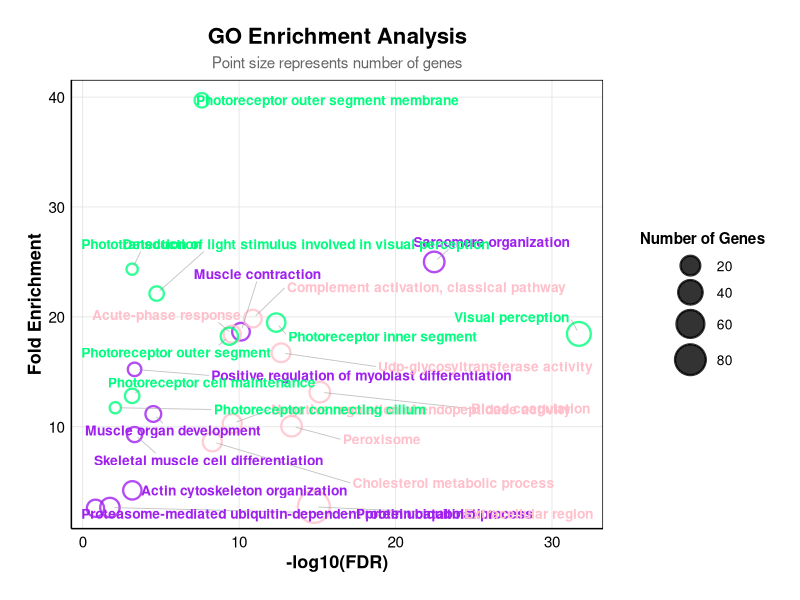
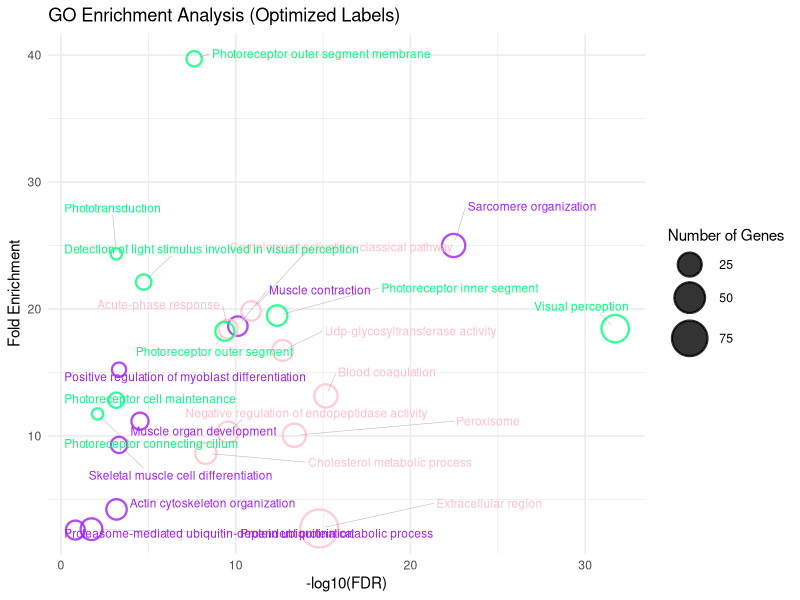
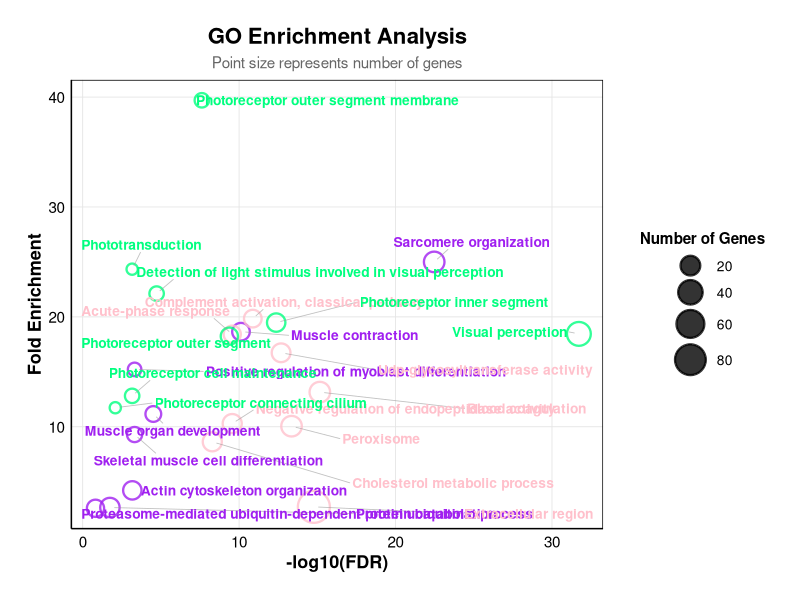
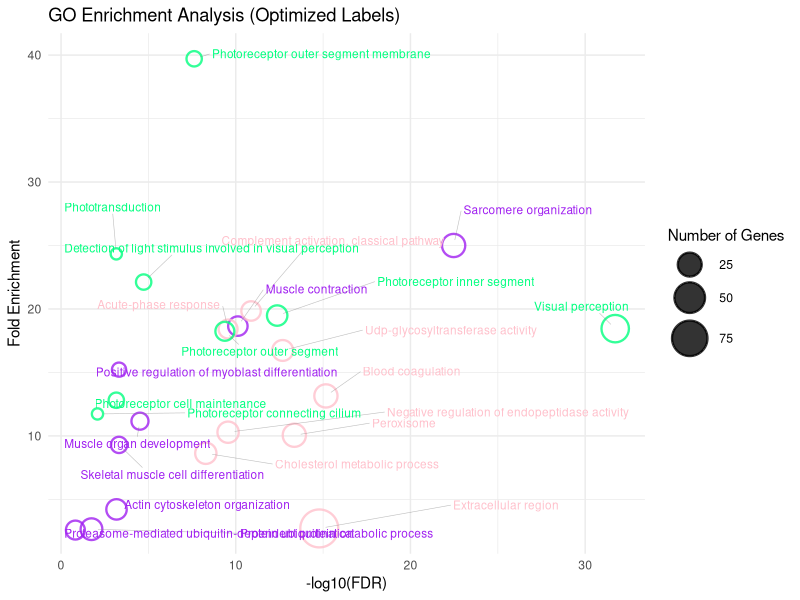

Write the R code that produced these figures, in order.
# Load required libraries
library(ggplot2)
library(readxl)
library(dplyr)
library(scales)
library(ggrepel)  # for intelligent label placement

# Set working directory to the GO enrichment folder
setwd("GO")

# 1. Read data
data <- read_excel("go_results.xlsx")

# 2. Inspect data structure
str(data)
head(data)

# 3. Ensure data formats are correct
data$Shape <- as.factor(data$Shape)
data$Color <- as.character(data$Color)
data$Label <- as.character(data$Label)

# 4. Create mapping from label to color/shape
# Ensure each label has a unique color and shape
label_info <- data %>%
  distinct(Label, Color, Shape) %>%
  arrange(Label)

# Create color mapping (directly use colors from your data)
color_mapping <- setNames(label_info$Color, label_info$Label)

# Create shape mapping (directly use shapes from your data)
shape_mapping <- setNames(as.numeric(as.character(label_info$Shape)), label_info$Label)

# 5. Draw scatter plot with labels annotated directly on points
p <- ggplot(data, aes(x = logFDR, y = `Fold Enrichment`)) +
  
  # Add points, size determined by Genes, color and shape mapped directly from Label
  geom_point(aes(size = Genes, color = Label, shape = Label),
             alpha = 0.8, stroke = 1.2) +
  
  # Use colors specified in your data
  scale_color_manual(values = color_mapping, guide = "none") +
  
  # Use shapes specified in your data
  scale_shape_manual(values = shape_mapping, guide = "none") +
  
  # Adjust point size range
  scale_size_continuous(
    range = c(3, 10),  # adjust size range
    name = "Number of Genes",
    breaks = scales::pretty_breaks(n = 5),
    guide = guide_legend(
      title.position = "top",
      title.hjust = 0.5,
      label.position = "right"
    )
  ) +
  
  # Use ggrepel to add text labels (avoid overlap)
  geom_text_repel(
    aes(label = Label, color = Label),  # text color matches point color
    size = 3.5,                         # text size
    fontface = "bold",                  # bold text
    segment.color = "grey60",           # connector line color
    segment.size = 0.3,                 # connector line width
    segment.alpha = 0.6,                # connector line transparency
    box.padding = 0.5,                  # text box padding
    point.padding = 0.3,                # distance from point to text box
    min.segment.length = 0.2,           # minimum connector line length
    max.overlaps = Inf,                 # allow unlimited overlap handling
    max.time = 2,                       # maximum computation time (seconds)
    max.iter = 10000,                   # maximum iterations
    show.legend = FALSE                 # do not show in legend
  ) +
  
  # Add axis labels
  labs(
    x = "-log10(FDR)",
    y = "Fold Enrichment",
    title = "GO Enrichment Analysis",
    subtitle = "Point size represents number of genes"
  ) +
  
  # Beautify theme
  theme_minimal() +
  theme(
    plot.title = element_text(hjust = 0.5, face = "bold", size = 16),
    plot.subtitle = element_text(hjust = 0.5, size = 11, color = "gray40"),
    legend.position = "right",           # only show Genes size legend
    legend.title.align = 0.5,            # center legend title
    legend.box.margin = margin(0, 0, 0, 10),  # legend outer margin
    legend.text = element_text(size = 10),
    legend.title = element_text(size = 11, face = "bold"),
    panel.grid.major = element_line(color = "grey90", linewidth = 0.3),
    panel.grid.minor = element_blank(),
    axis.text = element_text(size = 11, color = "black"),
    axis.title = element_text(size = 13, face = "bold"),
    axis.line = element_line(color = "black", linewidth = 0.5),
    panel.border = element_rect(color = "black", fill = NA, linewidth = 0.5),
    plot.margin = margin(20, 20, 20, 20)  # plot margin
  )

# Display the plot
print(p)

# Save the plot (high resolution)
ggsave("GO_enrichment_plot_with_labels.pdf",
       plot = p,
       width = 14,
       height = 10,
       dpi = 600,
       bg = "white")

# 6. Optional: create a validation plot to confirm color and shape mapping
cat("Color mapping validation:\n")
for(i in 1:nrow(label_info)) {
  cat(sprintf("%2d. %-40s: color=%s, shape=%s\n", 
              i, label_info$Label[i], 
              label_info$Color[i], label_info$Shape[i]))
}

# 7. If too many labels overlap severely, try adjusting ggrepel parameters
if (nrow(data) > 10) {
  message("Many data points (", nrow(data), "), optimizing label layout...")
  
  # Create optimized version
  p_optimized <- ggplot(data, aes(x = logFDR, y = `Fold Enrichment`)) +
    geom_point(aes(size = Genes, color = Label, shape = Label),
               alpha = 0.8, stroke = 1.2) +
    scale_color_manual(values = color_mapping, guide = "none") +
    scale_shape_manual(values = shape_mapping, guide = "none") +
    scale_size_continuous(range = c(3, 12), name = "Number of Genes") +
    
    # Optimized label parameters: smaller label size, larger spacing
    geom_text_repel(
      aes(label = Label, color = Label),
      size = 3.0,  # smaller label size
      fontface = "plain",  # not bold
      segment.color = "grey50",
      segment.size = 0.2,
      segment.alpha = 0.5,
      box.padding = 0.8,   # larger padding
      point.padding = 0.5,
      min.segment.length = 0.1,
      max.overlaps = 20,   # limit overlap handling
      force = 1.0,         # adjust repulsion force
      nudge_x = 0.15,
      nudge_y = 0.15,
      show.legend = FALSE
    ) +
    
    labs(x = "-log10(FDR)", y = "Fold Enrichment",
         title = "GO Enrichment Analysis (Optimized Labels)") +
    theme_minimal() +
    theme(legend.position = "right")
  
  ggsave("GO_enrichment_plot_optimized.png",
         plot = p_optimized,
         width = 14, height = 10, dpi = 600, bg = "white")
  
  print(p_optimized)
}
